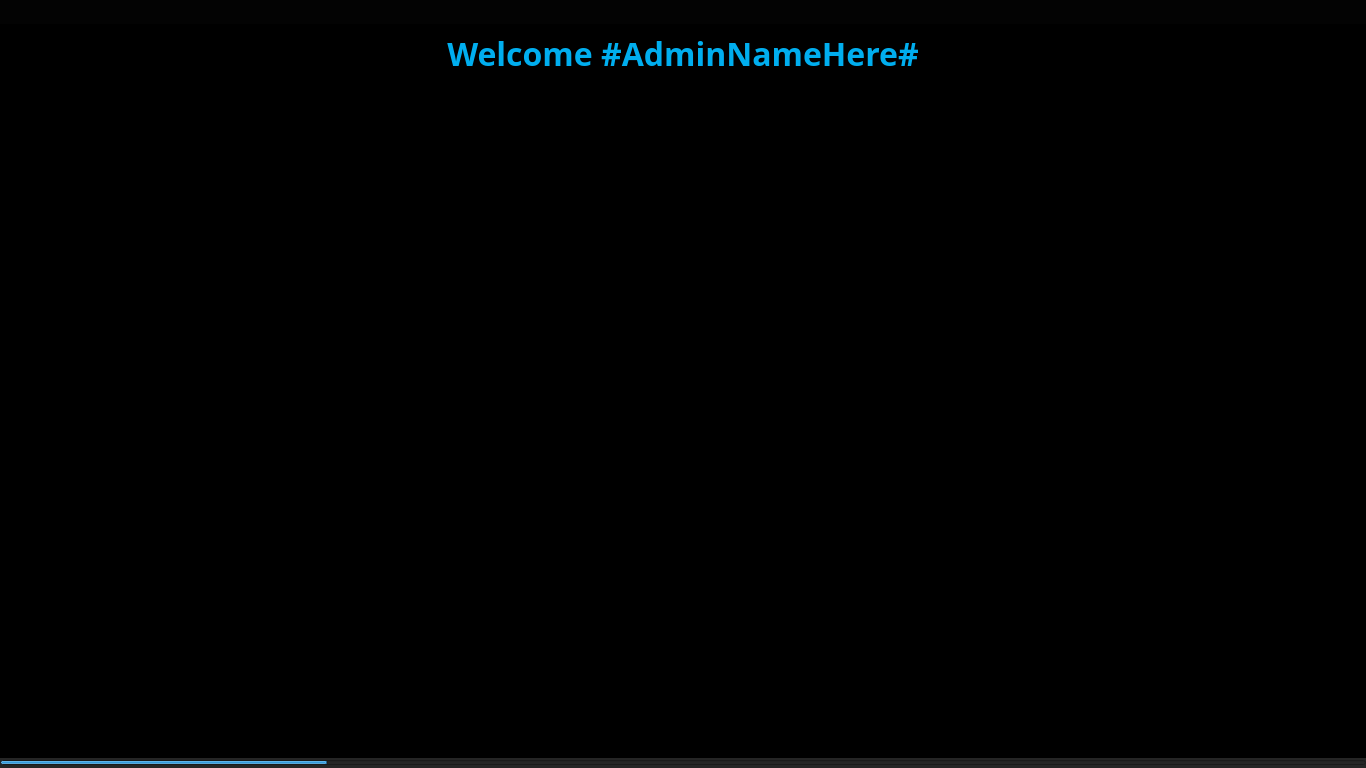
<?xml version="1.0" encoding="UTF-8"?>
<ui version="4.0">
 <class>adminscreen</class>
 <widget class="QWidget" name="adminscreen">
  <property name="geometry">
   <rect>
    <x>0</x>
    <y>0</y>
    <width>1366</width>
    <height>768</height>
   </rect>
  </property>
  <property name="sizePolicy">
   <sizepolicy hsizetype="Expanding" vsizetype="Expanding">
    <horstretch>0</horstretch>
    <verstretch>0</verstretch>
   </sizepolicy>
  </property>
  <property name="windowTitle">
   <string>Form</string>
  </property>
  <property name="styleSheet">
   <string notr="true">background-color: rgb(0, 0, 0);
</string>
  </property>
  <layout class="QGridLayout" name="gridLayout_3">
   <property name="leftMargin">
    <number>0</number>
   </property>
   <property name="topMargin">
    <number>0</number>
   </property>
   <property name="rightMargin">
    <number>0</number>
   </property>
   <property name="bottomMargin">
    <number>0</number>
   </property>
   <property name="spacing">
    <number>0</number>
   </property>
   <item row="1" column="0">
    <widget class="QFrame" name="frame_3">
     <property name="sizePolicy">
      <sizepolicy hsizetype="Preferred" vsizetype="Fixed">
       <horstretch>0</horstretch>
       <verstretch>0</verstretch>
      </sizepolicy>
     </property>
     <property name="frameShape">
      <enum>QFrame::NoFrame</enum>
     </property>
     <property name="frameShadow">
      <enum>QFrame::Plain</enum>
     </property>
     <property name="lineWidth">
      <number>0</number>
     </property>
     <layout class="QGridLayout" name="gridLayout_6">
      <property name="leftMargin">
       <number>0</number>
      </property>
      <property name="topMargin">
       <number>10</number>
      </property>
      <property name="rightMargin">
       <number>0</number>
      </property>
      <property name="bottomMargin">
       <number>10</number>
      </property>
      <property name="spacing">
       <number>0</number>
      </property>
      <item row="0" column="0">
       <widget class="QLabel" name="instructionLabel">
        <property name="sizePolicy">
         <sizepolicy hsizetype="Preferred" vsizetype="Fixed">
          <horstretch>0</horstretch>
          <verstretch>0</verstretch>
         </sizepolicy>
        </property>
        <property name="minimumSize">
         <size>
          <width>0</width>
          <height>38</height>
         </size>
        </property>
        <property name="maximumSize">
         <size>
          <width>16777215</width>
          <height>38</height>
         </size>
        </property>
        <property name="font">
         <font>
          <family>Century Gothic</family>
          <pointsize>24</pointsize>
          <weight>75</weight>
          <bold>true</bold>
         </font>
        </property>
        <property name="styleSheet">
         <string notr="true">color: rgb(0, 174, 239);
background-color: rgb(0, 0, 0);</string>
        </property>
        <property name="lineWidth">
         <number>0</number>
        </property>
        <property name="text">
         <string>Welcome #AdminNameHere#</string>
        </property>
        <property name="alignment">
         <set>Qt::AlignCenter</set>
        </property>
       </widget>
      </item>
     </layout>
    </widget>
   </item>
   <item row="2" column="0">
    <widget class="QFrame" name="frame">
     <property name="minimumSize">
      <size>
       <width>0</width>
       <height>200</height>
      </size>
     </property>
     <property name="frameShape">
      <enum>QFrame::NoFrame</enum>
     </property>
     <property name="frameShadow">
      <enum>QFrame::Plain</enum>
     </property>
     <layout class="QGridLayout" name="gridLayout_4">
      <property name="spacing">
       <number>0</number>
      </property>
      <item row="1" column="0">
       <spacer name="verticalSpacer">
        <property name="orientation">
         <enum>Qt::Vertical</enum>
        </property>
        <property name="sizeType">
         <enum>QSizePolicy::Fixed</enum>
        </property>
        <property name="sizeHint" stdset="0">
         <size>
          <width>20</width>
          <height>40</height>
         </size>
        </property>
       </spacer>
      </item>
      <item row="0" column="0">
       <widget class="QFrame" name="AdminMenu">
        <property name="sizePolicy">
         <sizepolicy hsizetype="Fixed" vsizetype="Fixed">
          <horstretch>0</horstretch>
          <verstretch>0</verstretch>
         </sizepolicy>
        </property>
        <property name="font">
         <font>
          <family>Century Gothic</family>
         </font>
        </property>
        <property name="styleSheet">
         <string notr="true">background: rgba(255, 255, 255, 0);</string>
        </property>
        <layout class="QGridLayout" name="gridLayout_2">
         <item row="1" column="2">
          <widget class="QPushButton" name="customer">
           <property name="sizePolicy">
            <sizepolicy hsizetype="Fixed" vsizetype="Fixed">
             <horstretch>0</horstretch>
             <verstretch>0</verstretch>
            </sizepolicy>
           </property>
           <property name="minimumSize">
            <size>
             <width>128</width>
             <height>128</height>
            </size>
           </property>
           <property name="toolTip">
            <string>&lt;html&gt;&lt;head/&gt;&lt;body&gt;&lt;p&gt;Customer Settings&lt;/p&gt;&lt;/body&gt;&lt;/html&gt;</string>
           </property>
           <property name="styleSheet">
            <string notr="true">background: rgba(255, 255, 255, 0);
background-image: url(:/images/images/admin_manage_custome_profile.png);</string>
           </property>
           <property name="text">
            <string/>
           </property>
           <property name="flat">
            <bool>true</bool>
           </property>
          </widget>
         </item>
         <item row="2" column="2">
          <widget class="QPushButton" name="cabinet">
           <property name="sizePolicy">
            <sizepolicy hsizetype="Fixed" vsizetype="Fixed">
             <horstretch>0</horstretch>
             <verstretch>0</verstretch>
            </sizepolicy>
           </property>
           <property name="minimumSize">
            <size>
             <width>128</width>
             <height>128</height>
            </size>
           </property>
           <property name="styleSheet">
            <string notr="true">background: rgba(255, 255, 255, 0);
/*background-image: url(:/images/images/cabinet.svg);*/
background-image: url(:/images/images/admin_configure_barcode.png);</string>
           </property>
           <property name="text">
            <string/>
           </property>
           <property name="flat">
            <bool>true</bool>
           </property>
          </widget>
         </item>
         <item row="1" column="3">
          <widget class="QPushButton" name="employees">
           <property name="sizePolicy">
            <sizepolicy hsizetype="Fixed" vsizetype="Fixed">
             <horstretch>0</horstretch>
             <verstretch>0</verstretch>
            </sizepolicy>
           </property>
           <property name="minimumSize">
            <size>
             <width>128</width>
             <height>128</height>
            </size>
           </property>
           <property name="styleSheet">
            <string notr="true">background: rgba(255, 255, 255, 0);
background-image: url(:/images/images/admin_manage_users_and_employees.png);</string>
           </property>
           <property name="text">
            <string/>
           </property>
           <property name="flat">
            <bool>true</bool>
           </property>
          </widget>
         </item>
         <item row="2" column="4">
          <widget class="QPushButton" name="database">
           <property name="sizePolicy">
            <sizepolicy hsizetype="Fixed" vsizetype="Fixed">
             <horstretch>0</horstretch>
             <verstretch>0</verstretch>
            </sizepolicy>
           </property>
           <property name="minimumSize">
            <size>
             <width>128</width>
             <height>128</height>
            </size>
           </property>
           <property name="styleSheet">
            <string notr="true">background: rgba(255, 255, 255, 0);
background-image: url(:/images/images/admin_configure_backend.png);</string>
           </property>
           <property name="text">
            <string/>
           </property>
           <property name="flat">
            <bool>true</bool>
           </property>
          </widget>
         </item>
         <item row="2" column="3">
          <widget class="QPushButton" name="dashboard">
           <property name="sizePolicy">
            <sizepolicy hsizetype="Fixed" vsizetype="Fixed">
             <horstretch>0</horstretch>
             <verstretch>0</verstretch>
            </sizepolicy>
           </property>
           <property name="minimumSize">
            <size>
             <width>128</width>
             <height>128</height>
            </size>
           </property>
           <property name="styleSheet">
            <string notr="true">background: rgba(255, 255, 255, 0);
background-image: url(:/images/images/admin_view_dashboard.png);</string>
           </property>
           <property name="text">
            <string/>
           </property>
           <property name="flat">
            <bool>true</bool>
           </property>
          </widget>
         </item>
         <item row="2" column="5">
          <widget class="QPushButton" name="tail">
           <property name="sizePolicy">
            <sizepolicy hsizetype="Fixed" vsizetype="Fixed">
             <horstretch>0</horstretch>
             <verstretch>0</verstretch>
            </sizepolicy>
           </property>
           <property name="minimumSize">
            <size>
             <width>128</width>
             <height>128</height>
            </size>
           </property>
           <property name="styleSheet">
            <string notr="true">background: rgba(255, 255, 255, 0);
background-image: url(:/images/images/admin_manage_tails.png);



</string>
           </property>
           <property name="text">
            <string/>
           </property>
           <property name="flat">
            <bool>true</bool>
           </property>
          </widget>
         </item>
         <item row="1" column="1">
          <widget class="QPushButton" name="logOut">
           <property name="sizePolicy">
            <sizepolicy hsizetype="Fixed" vsizetype="Fixed">
             <horstretch>128</horstretch>
             <verstretch>128</verstretch>
            </sizepolicy>
           </property>
           <property name="minimumSize">
            <size>
             <width>128</width>
             <height>128</height>
            </size>
           </property>
           <property name="styleSheet">
            <string notr="true">background: rgba(255, 255, 255, 0);
background-image: url(:/images/images/admin_log_off_current_user.png);</string>
           </property>
           <property name="text">
            <string/>
           </property>
           <property name="flat">
            <bool>true</bool>
           </property>
          </widget>
         </item>
         <item row="1" column="4">
          <widget class="QPushButton" name="tools">
           <property name="sizePolicy">
            <sizepolicy hsizetype="Fixed" vsizetype="Fixed">
             <horstretch>0</horstretch>
             <verstretch>0</verstretch>
            </sizepolicy>
           </property>
           <property name="minimumSize">
            <size>
             <width>128</width>
             <height>128</height>
            </size>
           </property>
           <property name="styleSheet">
            <string notr="true">background: rgba(255, 255, 255, 0);
background-image: url(:/images/images/admin_configure_tools.png);</string>
           </property>
           <property name="text">
            <string/>
           </property>
           <property name="flat">
            <bool>true</bool>
           </property>
          </widget>
         </item>
         <item row="2" column="1">
          <widget class="QPushButton" name="system">
           <property name="sizePolicy">
            <sizepolicy hsizetype="Fixed" vsizetype="Fixed">
             <horstretch>0</horstretch>
             <verstretch>0</verstretch>
            </sizepolicy>
           </property>
           <property name="minimumSize">
            <size>
             <width>128</width>
             <height>128</height>
            </size>
           </property>
           <property name="styleSheet">
            <string notr="true">background: rgba(255, 255, 255, 0);
background-image: url(:/images/images/admin_system_configurations.png);</string>
           </property>
           <property name="text">
            <string/>
           </property>
           <property name="flat">
            <bool>true</bool>
           </property>
          </widget>
         </item>
         <item row="1" column="5">
          <widget class="QPushButton" name="email">
           <property name="enabled">
            <bool>false</bool>
           </property>
           <property name="sizePolicy">
            <sizepolicy hsizetype="Fixed" vsizetype="Fixed">
             <horstretch>0</horstretch>
             <verstretch>0</verstretch>
            </sizepolicy>
           </property>
           <property name="minimumSize">
            <size>
             <width>128</width>
             <height>128</height>
            </size>
           </property>
           <property name="styleSheet">
            <string notr="true">background: rgba(255, 255, 255, 0);
</string>
           </property>
           <property name="text">
            <string/>
           </property>
           <property name="flat">
            <bool>true</bool>
           </property>
          </widget>
         </item>
        </layout>
       </widget>
      </item>
      <item row="2" column="0">
       <widget class="QFrame" name="frame_2">
        <property name="sizePolicy">
         <sizepolicy hsizetype="Preferred" vsizetype="Fixed">
          <horstretch>0</horstretch>
          <verstretch>0</verstretch>
         </sizepolicy>
        </property>
        <property name="minimumSize">
         <size>
          <width>0</width>
          <height>100</height>
         </size>
        </property>
        <property name="frameShape">
         <enum>QFrame::NoFrame</enum>
        </property>
        <property name="frameShadow">
         <enum>QFrame::Plain</enum>
        </property>
        <layout class="QGridLayout" name="gridLayout_5">
         <item row="0" column="0">
          <widget class="QFrame" name="SystemToolsMenu">
           <property name="sizePolicy">
            <sizepolicy hsizetype="Fixed" vsizetype="Fixed">
             <horstretch>0</horstretch>
             <verstretch>0</verstretch>
            </sizepolicy>
           </property>
           <property name="styleSheet">
            <string notr="true">background: rgba(255, 255, 255, 0);</string>
           </property>
           <layout class="QGridLayout" name="System">
            <property name="leftMargin">
             <number>0</number>
            </property>
            <property name="topMargin">
             <number>0</number>
            </property>
            <property name="rightMargin">
             <number>0</number>
            </property>
            <property name="bottomMargin">
             <number>0</number>
            </property>
            <property name="spacing">
             <number>10</number>
            </property>
            <item row="0" column="0">
             <widget class="QPushButton" name="btnRemote">
              <property name="sizePolicy">
               <sizepolicy hsizetype="Fixed" vsizetype="Fixed">
                <horstretch>0</horstretch>
                <verstretch>0</verstretch>
               </sizepolicy>
              </property>
              <property name="minimumSize">
               <size>
                <width>80</width>
                <height>80</height>
               </size>
              </property>
              <property name="styleSheet">
               <string notr="true">background: rgba(255, 255, 255, 0);
background-image: url(:/images/images/team.svg);</string>
              </property>
              <property name="text">
               <string/>
              </property>
              <property name="flat">
               <bool>true</bool>
              </property>
             </widget>
            </item>
            <item row="0" column="1">
             <widget class="QPushButton" name="btnPHPMyAdmin">
              <property name="sizePolicy">
               <sizepolicy hsizetype="Fixed" vsizetype="Fixed">
                <horstretch>0</horstretch>
                <verstretch>0</verstretch>
               </sizepolicy>
              </property>
              <property name="minimumSize">
               <size>
                <width>80</width>
                <height>80</height>
               </size>
              </property>
              <property name="styleSheet">
               <string notr="true">background: rgba(255, 255, 255, 0);
background-image: url(:/images/images/mysql.svg);</string>
              </property>
              <property name="text">
               <string/>
              </property>
              <property name="flat">
               <bool>true</bool>
              </property>
             </widget>
            </item>
            <item row="0" column="2">
             <widget class="QPushButton" name="btnTask">
              <property name="sizePolicy">
               <sizepolicy hsizetype="Fixed" vsizetype="Fixed">
                <horstretch>0</horstretch>
                <verstretch>0</verstretch>
               </sizepolicy>
              </property>
              <property name="minimumSize">
               <size>
                <width>80</width>
                <height>80</height>
               </size>
              </property>
              <property name="styleSheet">
               <string notr="true">background: rgba(255, 255, 255, 0);
background-image: url(:/images/images/taskmanager.svg);</string>
              </property>
              <property name="text">
               <string/>
              </property>
              <property name="flat">
               <bool>true</bool>
              </property>
             </widget>
            </item>
            <item row="0" column="3">
             <widget class="QPushButton" name="btnNotepad">
              <property name="sizePolicy">
               <sizepolicy hsizetype="Fixed" vsizetype="Fixed">
                <horstretch>0</horstretch>
                <verstretch>0</verstretch>
               </sizepolicy>
              </property>
              <property name="minimumSize">
               <size>
                <width>80</width>
                <height>80</height>
               </size>
              </property>
              <property name="styleSheet">
               <string notr="true">background: rgba(255, 255, 255, 0);
background-image: url(:/images/images/notepad.svg);</string>
              </property>
              <property name="text">
               <string/>
              </property>
              <property name="flat">
               <bool>true</bool>
              </property>
             </widget>
            </item>
            <item row="0" column="4">
             <widget class="QPushButton" name="btnExplorer">
              <property name="sizePolicy">
               <sizepolicy hsizetype="Fixed" vsizetype="Fixed">
                <horstretch>0</horstretch>
                <verstretch>0</verstretch>
               </sizepolicy>
              </property>
              <property name="minimumSize">
               <size>
                <width>80</width>
                <height>80</height>
               </size>
              </property>
              <property name="styleSheet">
               <string notr="true">background: rgba(255, 255, 255, 0);
background-image: url(:/images/images/explorer.svg);</string>
              </property>
              <property name="text">
               <string/>
              </property>
              <property name="flat">
               <bool>true</bool>
              </property>
             </widget>
            </item>
            <item row="0" column="5">
             <widget class="QPushButton" name="btnCommand">
              <property name="sizePolicy">
               <sizepolicy hsizetype="Fixed" vsizetype="Fixed">
                <horstretch>0</horstretch>
                <verstretch>0</verstretch>
               </sizepolicy>
              </property>
              <property name="minimumSize">
               <size>
                <width>80</width>
                <height>80</height>
               </size>
              </property>
              <property name="styleSheet">
               <string notr="true">background: rgba(255, 255, 255, 0);
background-image: url(:/images/images/command.svg);</string>
              </property>
              <property name="text">
               <string/>
              </property>
              <property name="flat">
               <bool>true</bool>
              </property>
             </widget>
            </item>
            <item row="0" column="6">
             <widget class="QPushButton" name="btnInternet">
              <property name="sizePolicy">
               <sizepolicy hsizetype="Fixed" vsizetype="Fixed">
                <horstretch>0</horstretch>
                <verstretch>0</verstretch>
               </sizepolicy>
              </property>
              <property name="minimumSize">
               <size>
                <width>80</width>
                <height>80</height>
               </size>
              </property>
              <property name="styleSheet">
               <string notr="true">background: rgba(255, 255, 255, 0);
background-image: url(:/images/images/ie.svg);</string>
              </property>
              <property name="text">
               <string/>
              </property>
              <property name="flat">
               <bool>true</bool>
              </property>
             </widget>
            </item>
           </layout>
          </widget>
         </item>
        </layout>
       </widget>
      </item>
     </layout>
    </widget>
   </item>
   <item row="6" column="0">
    <widget class="QFrame" name="bottom">
     <property name="sizePolicy">
      <sizepolicy hsizetype="Preferred" vsizetype="Fixed">
       <horstretch>0</horstretch>
       <verstretch>0</verstretch>
      </sizepolicy>
     </property>
     <property name="minimumSize">
      <size>
       <width>0</width>
       <height>10</height>
      </size>
     </property>
     <property name="maximumSize">
      <size>
       <width>16777215</width>
       <height>10</height>
      </size>
     </property>
     <property name="styleSheet">
      <string notr="true">background-color: rgb(37, 37, 37);</string>
     </property>
     <property name="frameShape">
      <enum>QFrame::NoFrame</enum>
     </property>
     <property name="frameShadow">
      <enum>QFrame::Plain</enum>
     </property>
     <property name="lineWidth">
      <number>0</number>
     </property>
     <layout class="QGridLayout" name="gridLayout">
      <property name="leftMargin">
       <number>0</number>
      </property>
      <property name="topMargin">
       <number>0</number>
      </property>
      <property name="rightMargin">
       <number>0</number>
      </property>
      <property name="bottomMargin">
       <number>0</number>
      </property>
      <property name="spacing">
       <number>0</number>
      </property>
      <item row="0" column="0">
       <layout class="QVBoxLayout" name="verticalLayout_5">
        <property name="spacing">
         <number>0</number>
        </property>
        <item>
         <widget class="QProgressBar" name="progressBar_2">
          <property name="minimumSize">
           <size>
            <width>0</width>
            <height>5</height>
           </size>
          </property>
          <property name="maximumSize">
           <size>
            <width>16777215</width>
            <height>5</height>
           </size>
          </property>
          <property name="value">
           <number>24</number>
          </property>
          <property name="textVisible">
           <bool>false</bool>
          </property>
         </widget>
        </item>
       </layout>
      </item>
     </layout>
    </widget>
   </item>
   <item row="0" column="0">
    <widget class="QFrame" name="topbar">
     <property name="sizePolicy">
      <sizepolicy hsizetype="Expanding" vsizetype="Preferred">
       <horstretch>0</horstretch>
       <verstretch>0</verstretch>
      </sizepolicy>
     </property>
     <property name="minimumSize">
      <size>
       <width>0</width>
       <height>24</height>
      </size>
     </property>
     <property name="maximumSize">
      <size>
       <width>16777215</width>
       <height>24</height>
      </size>
     </property>
     <property name="styleSheet">
      <string notr="true">background-color: rgb(3, 3, 3);</string>
     </property>
     <layout class="QHBoxLayout" name="horizontalLayout">
      <property name="spacing">
       <number>6</number>
      </property>
      <property name="leftMargin">
       <number>0</number>
      </property>
      <property name="topMargin">
       <number>0</number>
      </property>
      <property name="rightMargin">
       <number>6</number>
      </property>
      <property name="bottomMargin">
       <number>0</number>
      </property>
      <item>
       <spacer name="horizontalSpacer_2">
        <property name="orientation">
         <enum>Qt::Horizontal</enum>
        </property>
        <property name="sizeHint" stdset="0">
         <size>
          <width>40</width>
          <height>20</height>
         </size>
        </property>
       </spacer>
      </item>
      <item>
       <widget class="QLabel" name="topLeftLabel_2">
        <property name="styleSheet">
         <string notr="true">background: rgba(255, 255, 255, 0);</string>
        </property>
        <property name="text">
         <string/>
        </property>
        <property name="pixmap">
         <pixmap resource="resources.qrc">:/images/images/logo_cribtrak.svg</pixmap>
        </property>
        <property name="alignment">
         <set>Qt::AlignCenter</set>
        </property>
       </widget>
      </item>
      <item>
       <spacer name="horizontalSpacer">
        <property name="orientation">
         <enum>Qt::Horizontal</enum>
        </property>
        <property name="sizeType">
         <enum>QSizePolicy::Expanding</enum>
        </property>
        <property name="sizeHint" stdset="0">
         <size>
          <width>350</width>
          <height>20</height>
         </size>
        </property>
       </spacer>
      </item>
     </layout>
    </widget>
   </item>
  </layout>
 </widget>
 <resources>
  <include location="resources.qrc"/>
 </resources>
 <connections/>
</ui>
